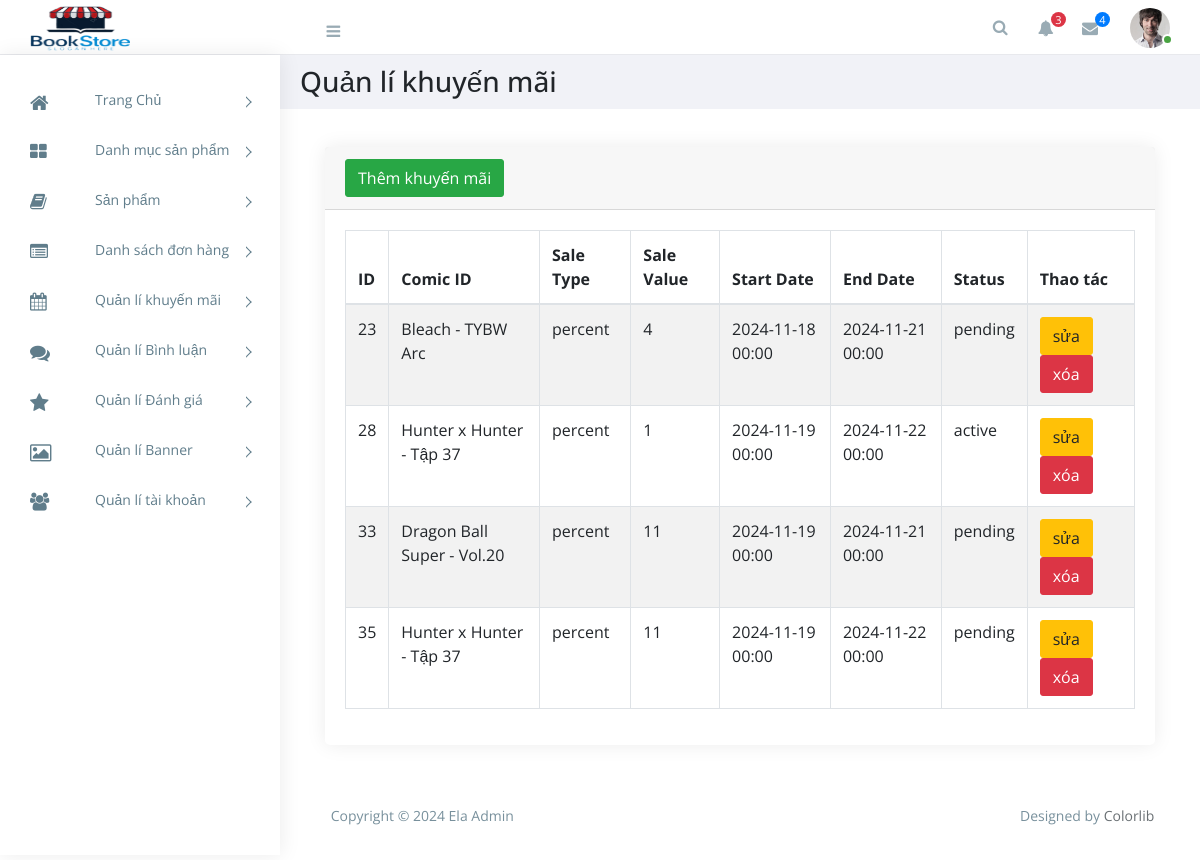
/admin/index.php?act=khuyen-mai, run on an earlier commit of the app's database.
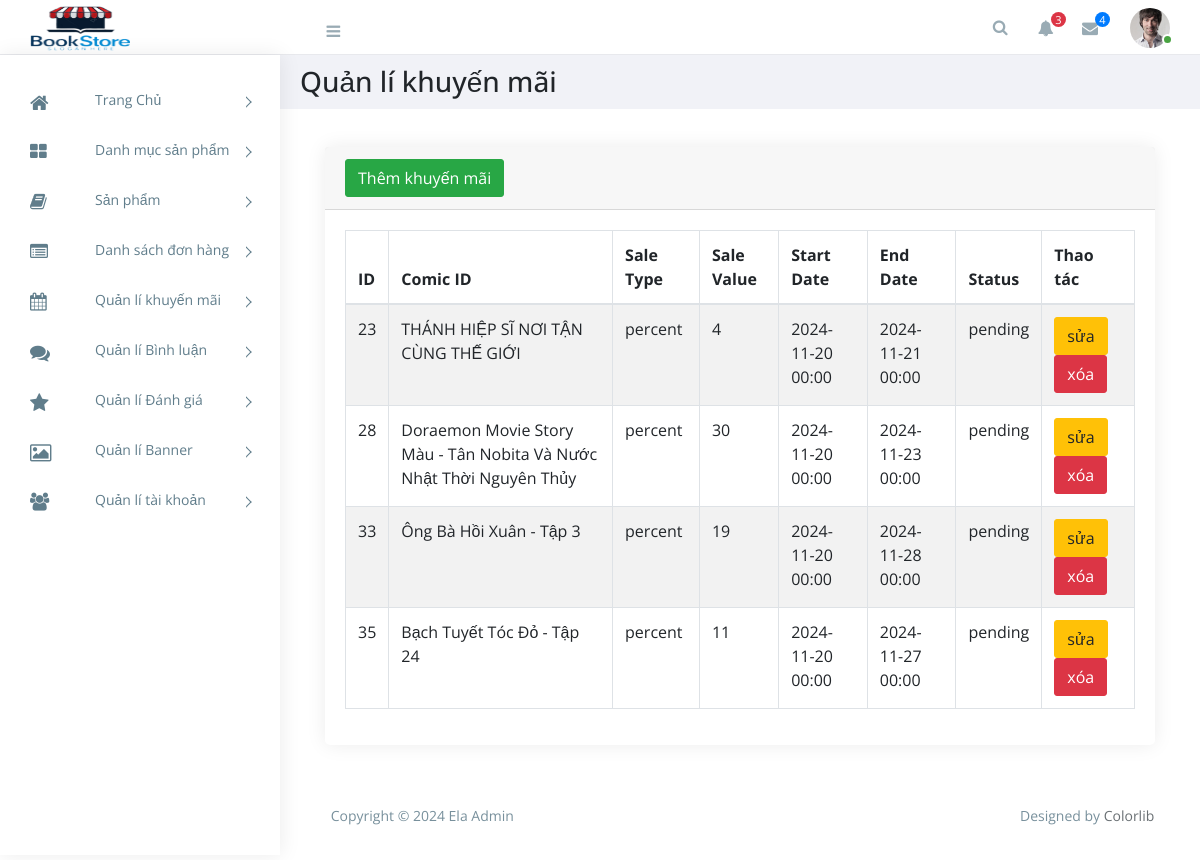
And on a later commit of the database.
### tables this page shows
CREATE TABLE `comic_sales` (
  `id` int NOT NULL,
  `comic_id` int NOT NULL,
  `sale_type` enum('percent','fixed') NOT NULL,
  `sale_value` decimal(10,2) NOT NULL,
  `start_date` datetime NOT NULL,
  `end_date` datetime NOT NULL,
  `status` enum('active','inactive','pending') DEFAULT 'pending',
  `created_at` timestamp NULL DEFAULT CURRENT_TIMESTAMP,
  `updated_at` timestamp NULL DEFAULT CURRENT_TIMESTAMP ON UPDATE CURRENT_TIMESTAMP
);

CREATE TABLE `comics` (
  `id` int NOT NULL,
  `title` varchar(255) NOT NULL,
  `author_id` int DEFAULT NULL,
  `category_id` int DEFAULT NULL,
  `description` text,
  `publication_date` date DEFAULT NULL,
  `price` decimal(10,2) DEFAULT NULL,
  `original_price` decimal(10,2) NOT NULL DEFAULT '0.00',
  `stock_quantity` int DEFAULT NULL,
  `image` varchar(255) DEFAULT NULL,
  `created_at` timestamp NULL DEFAULT CURRENT_TIMESTAMP,
  `updated_at` timestamp NULL DEFAULT CURRENT_TIMESTAMP ON UPDATE CURRENT_TIMESTAMP
);

### admin/index.php (called while the page is built, shortened)
<?php
require_once '../commons/core.php';
require_once './views/layout/header.php';
require_once './views/layout/sidebar.php';
require_once './controllers/KhuyenMaiController.php';
require_once './models/KhuyenMai.php';
require_once './views/layout/footer.php';
?>

### admin/controllers/KhuyenMaiController.php (called while the page is built, shortened)
<?php
class KhuyenMaiController
{
    public $modelKhuyenMai;
    public function __construct()
    {
        $this->modelKhuyenMai = new KhuyenMaiModel();
    }
    public function View_KhuyenMai()
    {
        $khuyenmais = $this->modelKhuyenMai->getAllKhuyenMai();
        require_once './views/khuyenmai/listkhuyenmai.php';
    }
}

### commons/core.php (called while the page is built, shortened)
<?php
function connectDB() {
    $host = DB_HOST;
    $port = DB_PORT;
    $dbname = DB_NAME;
    try {
        $conn = new PDO("mysql:host=$host;port=$port;dbname=$dbname", DB_USERNAME, DB_PASSWORD);
        $conn->setAttribute(PDO::ATTR_ERRMODE, PDO::ERRMODE_EXCEPTION);
        $conn->setAttribute(PDO::ATTR_DEFAULT_FETCH_MODE, PDO::FETCH_ASSOC);
        return $conn;
    } catch (PDOException $e) {
        echo ("Connection failed: " . $e->getMessage());
    }
}
?>

### admin/models/KhuyenMai.php (called while the page is built, shortened)
<?php
class KhuyenMaiModel {
    public $conn;
    public function __construct()
    {
        $this->conn = connectDB();
    }
    public function getAllKhuyenMai()
    {
        try {
            $updateSql = "UPDATE comic_sales
                SET status = 'inactive'
                WHERE end_date < NOW()
                AND status != 'inactive'";
            $this->conn->prepare($updateSql)->execute();
            $sql = "SELECT
                comic_sales.*,
                comics.title,
                CASE
                    WHEN NOW() < comic_sales.start_date THEN 'pending'
                    WHEN NOW() BETWEEN comic_sales.start_date AND comic_sales.end_date THEN 'active'
                    WHEN NOW() > comic_sales.end_date THEN 'inactive'
                    ELSE comic_sales.status
                END
            FROM comic_sales
            JOIN comics on comics.id = comic_sales.comic_id";
            $stmt = $this->conn->prepare($sql);
            $stmt->execute();
            return $stmt->fetchAll();
        } catch (Exception $e) {
            echo "lỗi" . $e->getMessage();
        }
    }
}
?>

### admin/views/khuyenmai/listkhuyenmai.php (the view, shortened to what this page needs)
<div class="container-fluid">
        <section class="content-header">
            <div class="container-fluid">
              <div class="row mb-2">
                <div class="col-sm-6" style="padding:10px 5px;">
                  <h3>Quản lí khuyến mãi</h3>
                </div>
              </div>
            </div>
          </section>
          <section class="content">
                  <div class="card">
                  <div class="card-header">
                      <a href="?act=form-add-khuyen-mai" class="btn btn-success">Thêm khuyến mãi</a>
                    </div>
                    <div class="card-body">
                      <table id="example1" class="table table-bordered table-striped">
                        <thead>
                          <tr>
                              <th>ID</th>
                              <th>Comic ID</th>
                              <th>Sale Type</th>
                              <th>Sale Value</th>
                              <th>Start Date</th>
                              <th>End Date</th>
                              <th>Status</th>
                              <th>Thao tác</th>
                          </tr>
                        </thead>
                        <tbody>
                          <?php
                            foreach ($khuyenmais as $khuyenmai) {
                          ?>
                            <tr>
                              <td><?= $khuyenmai['id'] ?></td>
                              <td><?= $khuyenmai['title'] ?></td>
                              <td><?= $khuyenmai['sale_type'] ?></td>
                              <td><?= number_format($khuyenmai['sale_value'], 0, '.', ',') ?></td>
                              <td><?= date('Y-m-d H:i', strtotime($khuyenmai['start_date']))?></td>
                              <td><?= date('Y-m-d H:i', strtotime($khuyenmai['end_date'] ))?></td>
                              <td><?= $khuyenmai['status'] ?></td>
                              <td>
                                <a href="?act=form-edit-khuyen-mai&id=<?=$khuyenmai['id'] ?>">
                                  <button class="btn btn-warning">sửa</button>
                                </a>
                                <a href="?act=delete-khuyen-mai&id=<?= $khuyenmai['id'] ?>">
                                  <button class="btn btn-danger" onclick="return confirm('bạn có muốn xóa không ?')"> xóa</button>
                                </a>
                              </td>
                            </tr>
                        <?php } ?>
                        </tbody>
                      </table>
                    </div>
                  </div>
                </div>
              </div>

### admin/views/layout/header.php (shortened to what this page needs)
<!doctype html>
<html class="no-js" lang="">
<head>
    <link rel="stylesheet" href="https://cdn.jsdelivr.net/npm/normalize.css@8.0.0/normalize.min.css">
    <link rel="stylesheet" href="https://cdn.jsdelivr.net/npm/bootstrap@4.1.3/dist/css/bootstrap.min.css">
    <link rel="stylesheet" href="https://cdn.jsdelivr.net/npm/font-awesome@4.7.0/css/font-awesome.min.css">
    <link rel="stylesheet" href="https://cdn.jsdelivr.net/gh/lykmapipo/themify-icons@0.1.2/css/themify-icons.css">
    <link rel="stylesheet" href="https://cdn.jsdelivr.net/npm/pixeden-stroke-7-icon@1.2.3/pe-icon-7-stroke/dist/pe-icon-7-stroke.min.css">
    <link rel="stylesheet" href="https://cdnjs.cloudflare.com/ajax/libs/flag-icon-css/3.2.0/css/flag-icon.min.css">
    <link rel="stylesheet" href="assets/css/cs-skin-elastic.css">
    <link rel="stylesheet" href="assets/css/style.css">
    <link href="https://cdn.jsdelivr.net/npm/chartist@0.11.0/dist/chartist.min.css" rel="stylesheet">
    <link href="https://cdn.jsdelivr.net/npm/jqvmap@1.5.1/dist/jqvmap.min.css" rel="stylesheet">
    <link href="https://cdn.jsdelivr.net/npm/weathericons@2.1.0/css/weather-icons.css" rel="stylesheet" />
    <link href="https://cdn.jsdelivr.net/npm/fullcalendar@3.9.0/dist/fullcalendar.min.css" rel="stylesheet" />
</head>
<body>
    <div id="right-panel" class="right-panel">
        <header id="header" class="header">
            <div class="top-left">
                <div class="navbar-header" style="height:50px ;">
                    <a class="navbar-brand" href="./"><img src="assets/images/bookstore.png" alt="Logo" style="width:100px; height:60px; margin-top:-6px ;"></a>
                    <a id="menuToggle" class="menutoggle"><i class="fa fa-bars"></i></a>
                </div>
            </div>
            <div class="top-right">
                <div class="header-menu">
                    <div class="header-left">
                        <button class="search-trigger"><i class="fa fa-search"></i></button>
                        <div class="dropdown for-notification">
                            <button class="btn btn-secondary dropdown-toggle" type="button" id="notification" data-toggle="dropdown" aria-haspopup="true" aria-expanded="false">
                                <i class="fa fa-bell"></i>
                                <span class="count bg-danger">3</span>
                            </button>
                        </div>
                        <div class="dropdown for-message">
                            <button class="btn btn-secondary dropdown-toggle" type="button" id="message" data-toggle="dropdown" aria-haspopup="true" aria-expanded="false">
                                <i class="fa fa-envelope"></i>
                                <span class="count bg-primary">4</span>
                            </button>
                        </div>
                    </div>
                    <div class="user-area dropdown float-right">
                        <a href="#" class="dropdown-toggle active" data-toggle="dropdown" aria-haspopup="true" aria-expanded="false">
                            <img class="user-avatar rounded-circle" src="assets/images/admin.jpg" alt="User Avatar">
                        </a>
                    </div>
                </div>
            </div>
        </header>

### admin/views/layout/sidebar.php
<aside id="left-panel" class="left-panel">
    <nav class="navbar navbar-expand-sm navbar-default">
        <div id="main-menu" class="main-menu collapse navbar-collapse">
            <ul class="nav navbar-nav">
                <li class="menu-item-has-children dropdown" style="margin-top: 20px;">
                    <a href="<?= BASE_URL_ADMIN ?>" class="dropdown-toggle" aria-haspopup="true" aria-expanded="false">
                        <i class="menu-icon fa fa-home" style="font-size: 20px; margin-right: 10px;"></i>Trang Chủ
                    </a>
                </li>
                <li class="menu-item-has-children dropdown">
                    <a href="?act=listdm" class="dropdown-toggle" aria-haspopup="true" aria-expanded="false">
                        <i class="menu-icon fa fa-th-large" style="font-size: 18px; margin-right: 10px;"></i>Danh mục sản phẩm
                    </a>
                </li>
                <li class="menu-item-has-children dropdown">
                    <a href="?act=san-pham" class="dropdown-toggle" aria-haspopup="true" aria-expanded="false">
                        <i class="menu-icon fa fa-book" style="font-size: 18px; margin-right: 10px;"></i>Sản phẩm
                    </a>
                </li>
                <li class="menu-item-has-children dropdown">
                    <a href="?act=order" class="dropdown-toggle" aria-haspopup="true" aria-expanded="false">
                        <i class="menu-icon fa fa-list-alt" style="font-size: 18px; margin-right: 10px;"></i>Danh sách đơn hàng
                    </a>
                </li>
                <li class="menu-item-has-children dropdown">
                    <a href="?act=khuyen-mai" class="dropdown-toggle" aria-haspopup="true" aria-expanded="false">
                        <i class="menu-icon fa fa-calendar" style="font-size: 18px; margin-right: 10px;"></i>Quản lí khuyến mãi
                    </a>
                </li>
                <li class="menu-item-has-children dropdown">
                    <a href="?act=binh-luan">
                        <i class="menu-icon fa fa-comments" style="font-size: 20px; margin-right: 10px;"></i>Quản lí Bình luận
                    </a>
                </li>
                <li class="menu-item-has-children dropdown">
                    <a href="?act=danh-gia">
                        <i class="menu-icon fa fa-star" style="font-size: 20px; margin-right: 10px;"></i>Quản lí Đánh giá
                    </a>
                </li>
                <li class="menu-item-has-children dropdown">
                    <a href="<?= BASE_URL_ADMIN."?act=giao-dien"?>"  aria-expanded="false">
                        <i class="menu-icon fa fa-picture-o" style="font-size: 20px; margin-right: 10px;"></i>Quản lí Banner
                    </a>
                </li>
                <li class="menu-item-has-children dropdown">
                    <a href="?act=user" class="dropdown-toggle" aria-haspopup="true" aria-expanded="false">
                        <i class="menu-icon fa fa-users" style="font-size: 18px; margin-right: 10px;"></i>Quản lí tài khoản
                    </a>
                </li>
            </ul>
        </div>
    </nav>
</aside>

### admin/views/layout/footer.php (shortened to what this page needs)
 <footer class="site-footer">
            <div class="footer-inner bg-white">
                <div class="row">
                    <div class="col-sm-6" style="padding-left:300px ;">
                        Copyright &copy; 2024 Ela Admin
                    </div>
                    <div class="col-sm-6 text-right">
                        Designed by <a href="https://colorlib.com">Colorlib</a>
                    </div>
                </div>
            </div>
        </footer>
</body>
</html>

What changed in the data, as far as the page shows it:
changed comic_sales id 23: comic.title "Bleach - TYBW Arc" → "THÁNH HIỆP SĨ NƠI TẬN CÙNG THẾ GIỚI"; start_date "2024-11-18 00:00" → "2024-11-20 00:00"
changed comic_sales id 28: comic.title "Hunter x Hunter - Tập 37" → "Doraemon Movie Story Màu - Tân Nobita Và Nước Nhật Thời Nguyên Thủy"; sale_value "1" → "30"; start_date "2024-11-19 00:00" → "2024-11-20 00:00"; end_date "2024-11-22 00:00" → "2024-11-23 00:00"; status "active" → "pending"
changed comic_sales id 33: comic.title "Dragon Ball Super - Vol.20" → "Ông Bà Hồi Xuân - Tập 3"; sale_value "11" → "19"; start_date "2024-11-19 00:00" → "2024-11-20 00:00"; end_date "2024-11-21 00:00" → "2024-11-28 00:00"
changed comic_sales id 35: comic.title "Hunter x Hunter - Tập 37" → "Bạch Tuyết Tóc Đỏ - Tập 24"; start_date "2024-11-19 00:00" → "2024-11-20 00:00"; end_date "2024-11-22 00:00" → "2024-11-27 00:00"
